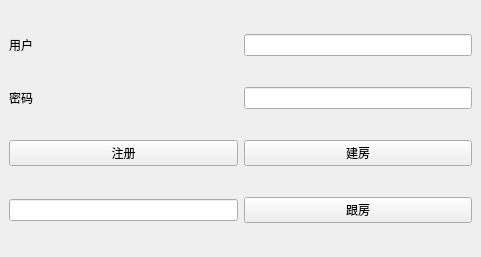
<?xml version="1.0" encoding="UTF-8"?>
<ui version="4.0">
 <class>MainWindow</class>
 <widget class="QMainWindow" name="MainWindow">
  <property name="geometry">
   <rect>
    <x>0</x>
    <y>0</y>
    <width>481</width>
    <height>257</height>
   </rect>
  </property>
  <property name="windowTitle">
   <string>MainWindow</string>
  </property>
  <widget class="QWidget" name="centralwidget">
   <layout class="QGridLayout" name="gridLayout_2">
    <item row="0" column="0">
     <widget class="QLabel" name="label">
      <property name="text">
       <string>用户</string>
      </property>
     </widget>
    </item>
    <item row="2" column="1">
     <widget class="QLineEdit" name="password">
      <property name="echoMode">
       <enum>QLineEdit::Password</enum>
      </property>
     </widget>
    </item>
    <item row="3" column="0">
     <widget class="QPushButton" name="register_2">
      <property name="text">
       <string>注册</string>
      </property>
     </widget>
    </item>
    <item row="3" column="1">
     <widget class="QPushButton" name="createroom">
      <property name="text">
       <string>建房</string>
      </property>
     </widget>
    </item>
    <item row="2" column="0">
     <widget class="QLabel" name="label_2">
      <property name="text">
       <string>密码</string>
      </property>
     </widget>
    </item>
    <item row="0" column="1">
     <widget class="QLineEdit" name="username"/>
    </item>
    <item row="5" column="0">
     <widget class="QLineEdit" name="room_no"/>
    </item>
    <item row="5" column="1">
     <widget class="QPushButton" name="follow">
      <property name="text">
       <string>跟房</string>
      </property>
     </widget>
    </item>
   </layout>
  </widget>
 </widget>
 <resources/>
 <connections/>
</ui>
